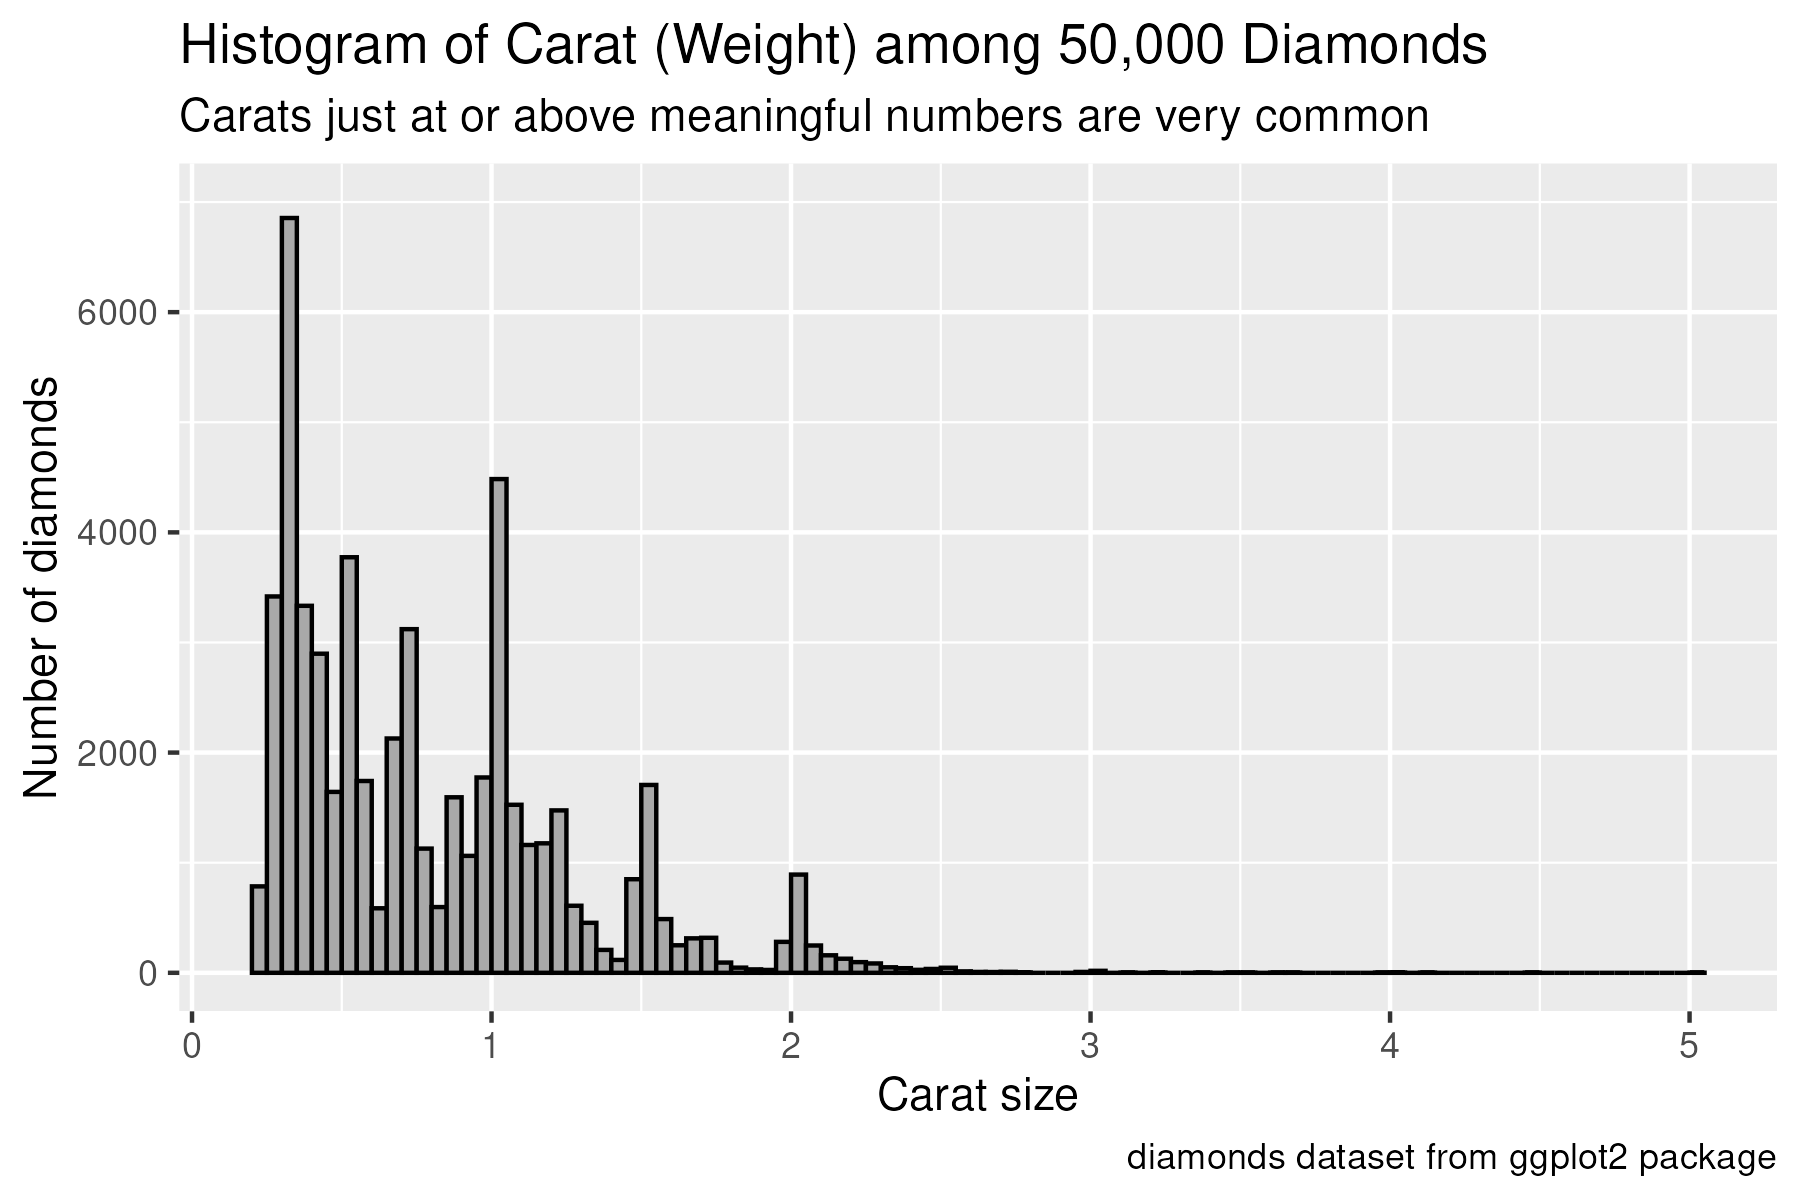

Reproduce this figure in R.
library(tidyverse)

hist_p <- ggplot(diamonds, aes(x = carat)) +
	geom_histogram(
		binwidth = 0.05,
		boundary = 0,
		fill = "darkgray",
		color = "black"
	) +
	scale_y_continuous(
		breaks = seq(0, 6000, by = 2000)
	) +
	coord_cartesian(ylim = c(0, 7000)) +
	labs(
		title = "Histogram of Carat (Weight) among 50,000 Diamonds",
		subtitle = "Carats just at or above meaningful numbers are very common",
		x = "Carat size",
		y = "Number of diamonds",
		caption = "diamonds dataset from ggplot2 package"
	) +
	theme_gray()

ggsave(
	file = "diamonds.png",
	plot = hist_p,
	width = 6,
	height = 4,
	units = "in",
	dpi = 300
)
